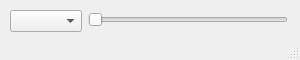
<?xml version="1.0" encoding="UTF-8"?>
<ui version="4.0">
 <class>LXDEBrightness</class>
 <widget class="QMainWindow" name="LXDEBrightness">
  <property name="geometry">
   <rect>
    <x>0</x>
    <y>0</y>
    <width>300</width>
    <height>60</height>
   </rect>
  </property>
  <property name="sizePolicy">
   <sizepolicy hsizetype="Fixed" vsizetype="Fixed">
    <horstretch>0</horstretch>
    <verstretch>0</verstretch>
   </sizepolicy>
  </property>
  <property name="minimumSize">
   <size>
    <width>300</width>
    <height>60</height>
   </size>
  </property>
  <property name="maximumSize">
   <size>
    <width>300</width>
    <height>60</height>
   </size>
  </property>
  <property name="windowTitle">
   <string>LXDE Brightness</string>
  </property>
  <widget class="QWidget" name="centralwidget">
   <widget class="QWidget" name="formLayoutWidget">
    <property name="geometry">
     <rect>
      <x>10</x>
      <y>10</y>
      <width>301</width>
      <height>31</height>
     </rect>
    </property>
    <layout class="QFormLayout" name="formLayout">
     <item row="0" column="0">
      <widget class="QComboBox" name="display_output"/>
     </item>
     <item row="0" column="1">
      <widget class="QSlider" name="brightness">
       <property name="sizePolicy">
        <sizepolicy hsizetype="Fixed" vsizetype="Fixed">
         <horstretch>0</horstretch>
         <verstretch>0</verstretch>
        </sizepolicy>
       </property>
       <property name="minimumSize">
        <size>
         <width>200</width>
         <height>20</height>
        </size>
       </property>
       <property name="maximumSize">
        <size>
         <width>200</width>
         <height>20</height>
        </size>
       </property>
       <property name="maximum">
        <number>100</number>
       </property>
       <property name="singleStep">
        <number>1</number>
       </property>
       <property name="pageStep">
        <number>100</number>
       </property>
       <property name="orientation">
        <enum>Qt::Horizontal</enum>
       </property>
       <property name="tickInterval">
        <number>0</number>
       </property>
      </widget>
     </item>
    </layout>
   </widget>
  </widget>
  <widget class="QMenuBar" name="menubar">
   <property name="geometry">
    <rect>
     <x>0</x>
     <y>0</y>
     <width>300</width>
     <height>22</height>
    </rect>
   </property>
  </widget>
  <widget class="QStatusBar" name="statusbar"/>
 </widget>
 <resources/>
 <connections/>
</ui>
